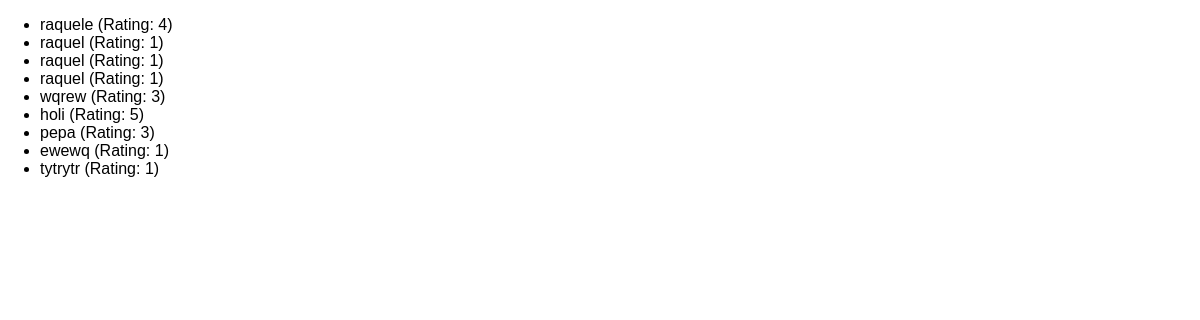
The app's page /reviews, older data.
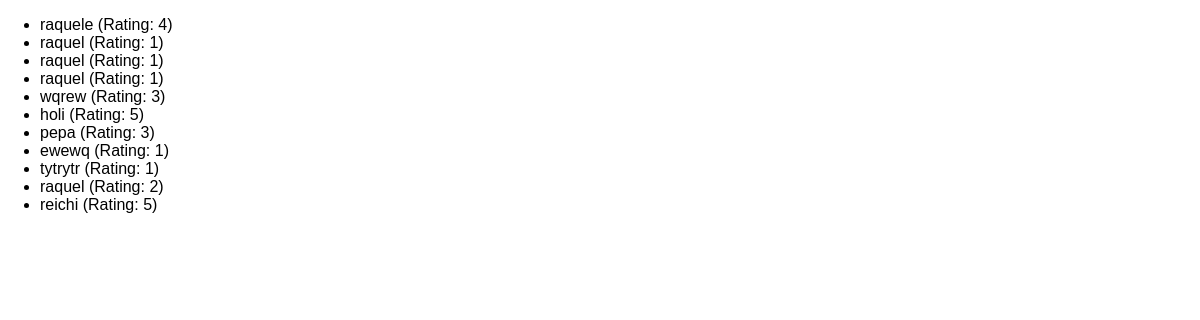
The same page, newer data.
### reviews/models.py (models this page shows)
class Review(models.Model):
    user_name = models.CharField(max_length=100)
    review_text = models.TextField(max_length=200)
    rating = models.IntegerField()

### reviews/views.py (the view)
# urls.py: path('reviews', views.ReviewsListView.as_view()),
class ReviewsListView(ListView):
    template_name = "reviews/review_list.html"  # Plantilla a utilizar
    model = Review  # Especificamos el modelo a listar
    context_object_name = "reviews"  # Nombre de la variable que contendrá las reseñas en la plantilla

### reviews/templates/reviews/review_list.html (shortened to what this page needs)
{% extends "reviews/base.html" %}
{% block content %}
<ul>
    {% for review in reviews %}
        <li>{{ review.user_name }} (Rating: {{ review.rating }})</li>
    {% endfor %}
</ul>
{% endblock %}

### reviews/templates/reviews/base.html (shortened to what this page needs)
{% load static %}
<!DOCTYPE html>
<html lang="en">
<head>
  <link rel="stylesheet" href="{% static "reviews/styles.css" %}">
</head>
<body>
  {% block content %}
  {% endblock %}
</body>
</html>

### reviews/static/reviews/styles.css (style rules this page uses)
body { font-family: sans-serif; margin: 0; }

Row changes from the older to the newer data that the page shows:
added Review: user_name "raquel", rating "2"
added Review: user_name "reichi", rating "5"
